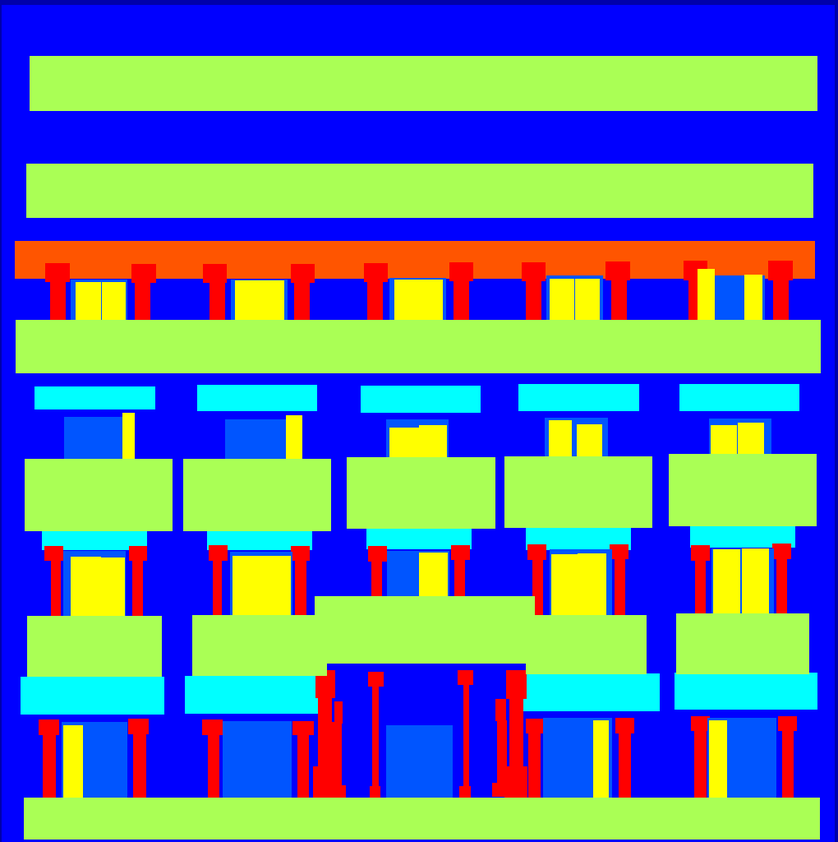
#> input picture masks/cmp_b0017.png, 838 x 842 px, shrunk from 1020 x 1024 before the run, found by its file name
$ jupyter execute --allow-errors analytics.ipynb
#> lines starting #> are read from the running program, lines starting #| are printed output that depends on the picture
### Image Data Preprocessing
[Keras documentation](https://keras.io/api/preprocessing/image/)

[cell 1]
import warnings

import cv2
import matplotlib.pyplot as plt
import pandas as pd
import numpy as np
import seaborn as sns
import os

warnings.simplefilter("ignore", category=RuntimeWarning)
pd.options.mode.chained_assignment = None;

## Exploratory Data Analysis и подсчет окон и колонн в предложенном датасете

[cell 2]
# загружаем метки
labels = pd.read_csv("C:\\Users\\HOME\\PycharmProjects\\CV_BuildingAnalytics\\labels.csv")
#> (reads labels.csv from the repository)
labels.head(19)

[cell 3]
labels.shape

[cell 4]
labels[['window', 'pillar', 'facade']].describe().T

[cell 5]
labels[['window', 'pillar', 'facade']].hist(bins=100);
#> figure, not shown here; panel 1: tallest bar 484 high, from x = 0.99 to 1; panel 2: tallest bar 730 high, from x = 0.99 to 1; panel 3: tallest bar 446 high, from x = 0.99 to 1

[cell 6]
# Display information about the data types and number of non-null values in each column
print("Общая информация о данных и типах переменных:")
print(labels.info())

# Display basic statistical information about each column
print("Описательные статистики для данных")
print(labels.describe())

# Count the number of occurrences of each value in the 'facade' column
print("Количество значений в столбце 'фасад'")
print(labels['facade'].value_counts())

# Create a histogram of the values in the 'window' column
plt.hist(labels['window'])
plt.title('Частотная диаграмма меток окон')
plt.xlabel('Метки окон')
plt.ylabel('Частота')
plt.show()
#> figure, not shown here; tallest bar 484 high, from x = 0.9 to 1

# Create a scatter plot of the 'window' and 'door' columns
plt.scatter(x=labels['window'], y=labels['pillar'])
plt.title('Диаграмма рассеяния меток окон и дверей')
plt.xlabel('Метки окон')
plt.ylabel('Метки колонн')
plt.show()

# Create a heatmap of the correlations between columns
plt.figure(figsize=(10,8))  # set the figure size to 10 x 8 inches
#> (the rest of this cell did not finish here and is left out)

### *Выводы:* Видим, что данные закодированы бинарно, всего 11 признаков и 756 картинок в датасете. Проверка на мультиколлеарность показала, что высоко коррелирующих признаков нет, что является хорошим знаком для дальнейшего обучения модели.

Посмотрим, как выглядят картинки в разных форматах.

The XMLSyntaxError: Extra content at the end of the document error occurs when there is extra content after the end of the XML document, as indicated by the line and column numbers in the error message.

To fix this error, you need to remove the extra content from the XML file. This extra content could be anything that comes after the closing </cmp_root> tag, such as whitespace, comments, or other data.

Here is an example of what the end of a well-formed XML file should look like:
```
</cmp_root>
```

[cell 7]
# png
cv2.imread("C:\\Users\\HOME\\PycharmProjects\\CV_BuildingAnalytics\\train\\cmp_b0017.png")

[cell 8]
# jpg
cv2.imread("C:\\Users\\HOME\PycharmProjects\\CV_BuildingAnalytics\\train\\cmp_b0017.jpg")
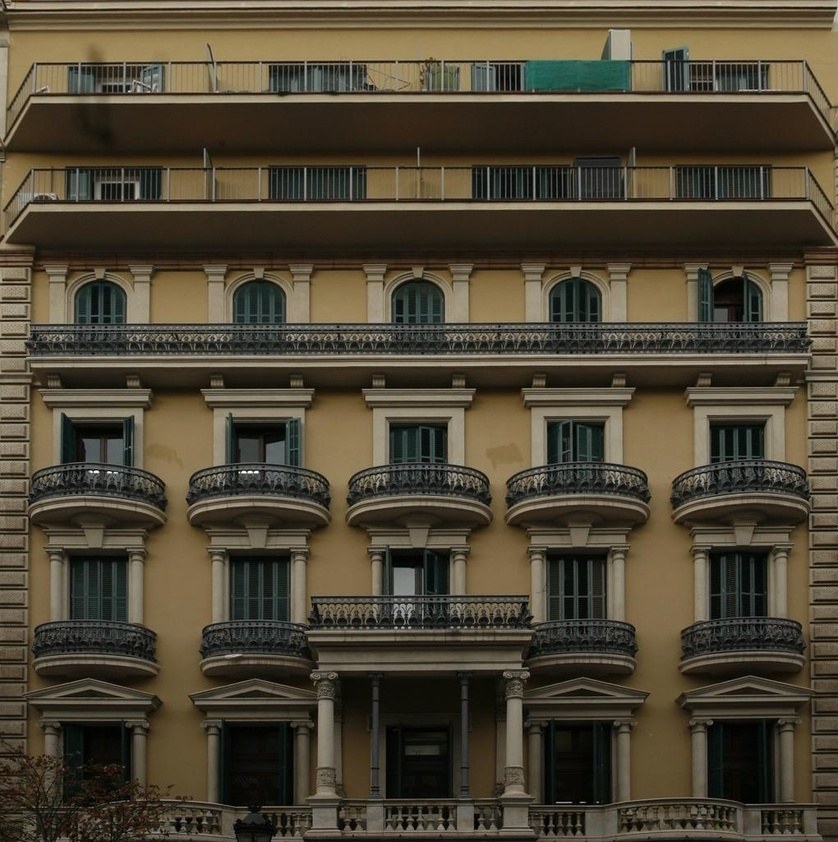
#> input picture valid/cmp_b0017.jpg, 838 x 842 px, shrunk from 1020 x 1024 before the run, found by its file name

[cell 9]
img = cv2.imread("C:\\Users\\HOME\PycharmProjects\\CV_BuildingAnalytics\\train\\cmp_b0017.jpg")
#> img is the input picture: shape (842, 838, 3); mean B, G, R 53, 70.1, 78.1

# Convert the image from BGR to RGB format
img = cv2.cvtColor(img, cv2.COLOR_BGR2RGB)

# Display the image
plt.imshow(img)
plt.axis('off')
plt.show()

Построим изображение вызовом функции plt.imshow() (от англ. image show, «показать изображение»).

[cell 10]
array = np.array(img)
plt.imshow(array);

Изучим функцию imshow() и добавим аргумент, который сделает цветовую гамму чёрно-белой. Затем добавим к изображению шкалу цвета вызовом функции colorbar() (англ. «цветовая шкала»):

[cell 11]
plt.imshow(array, cmap='gray')
plt.colorbar();

Убедимся, что перед нами цветное изображение и что каналы хранятся в третьей координате. Для этого выведим размер массива, полученного из картинки.

[cell 12]
array.shape
#> Out = (842, 838, 3)

Изобразим на экране канал только с красным цветом.

[cell 13]
# extract a RED channel only
red_channel = array[:,:,0]
plt.imshow(red_channel)
plt.colorbar();

[cell 14]
img1 = cv2.imread("C:\\Users\\HOME\PycharmProjects\\CV_BuildingAnalytics\\train\\cmp_b0019.jpg")
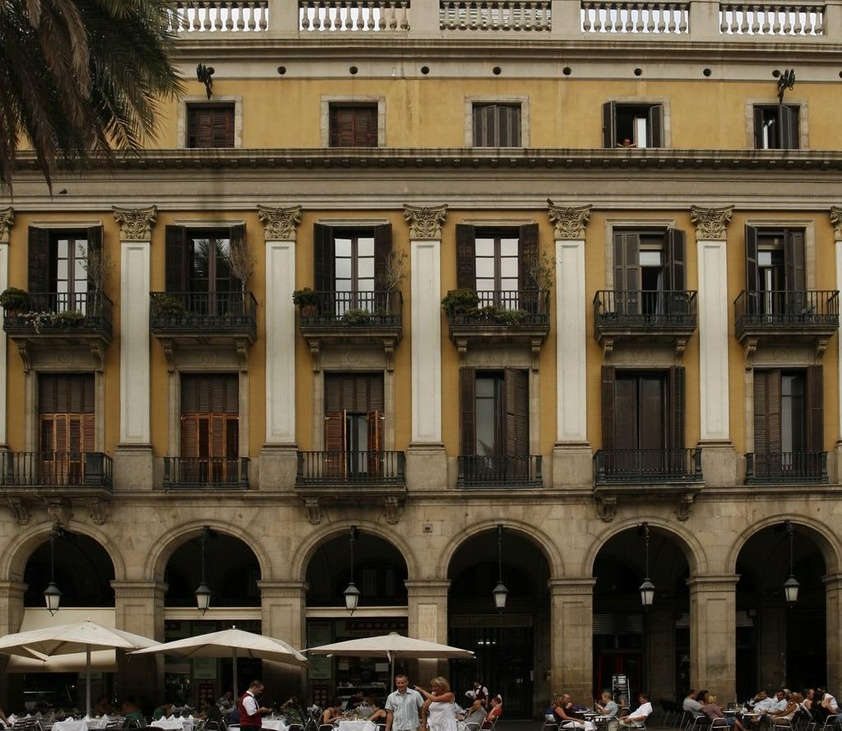
#> input picture train/cmp_b0019.jpg, 842 x 731 px, shrunk from 1024 x 889 before the run, found by its file name
#> img1 is the input picture: shape (731, 842, 3); mean B, G, R 57.6, 77.1, 88.6

# Convert the image from BGR to RGB format
img1 = cv2.cvtColor(img1, cv2.COLOR_BGR2RGB)

# Display the image
plt.imshow(img1)
plt.axis('off')
plt.show()

[cell 15]
array1 = np.array(img1)
plt.imshow(array1);

[cell 16]
plt.imshow(array1, cmap='gray')
plt.colorbar();

[cell 17]
array1.shape
#> Out = (731, 842, 3)

[cell 18]
# Extract the green channel
green_channel = array1[:, :, 1]
plt.imshow(green_channel)
plt.colorbar();

[cell 19]
# Extract the blue channel
blue_channel = array1[:, :, 2]
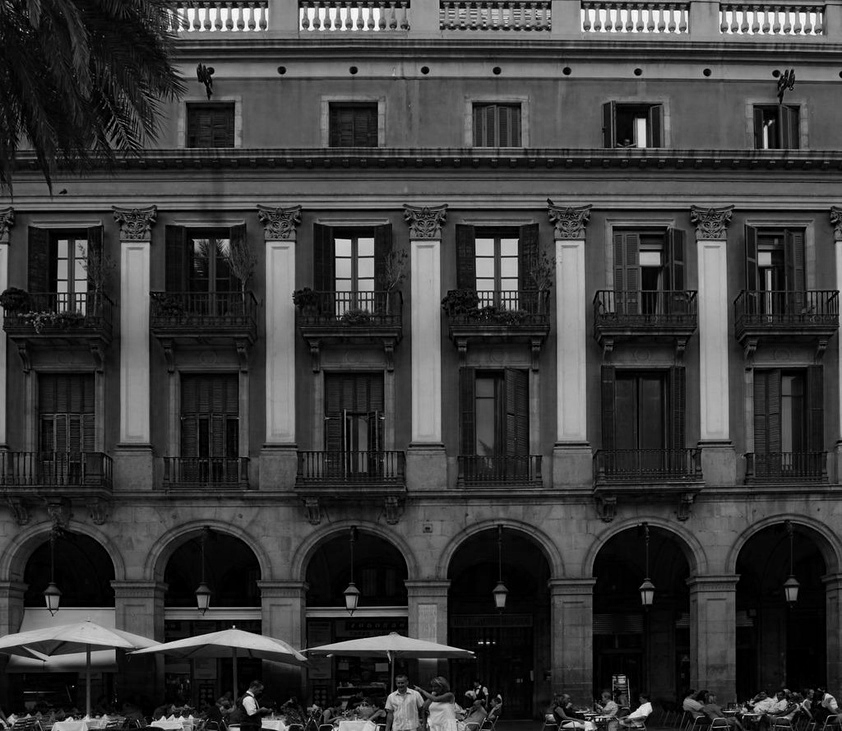
#> blue_channel: shape (731, 842); min 0, max 255, mean 57.6
plt.imshow(blue_channel)
plt.colorbar();
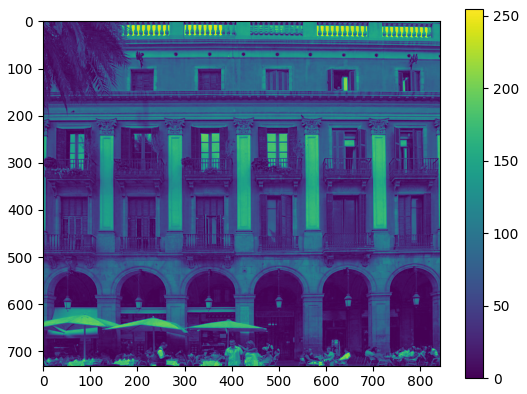
#> figure drawn by matplotlib, 2 panels

[cell 20]
# extract a RED channel only
red_channel = array1[:,:,0]
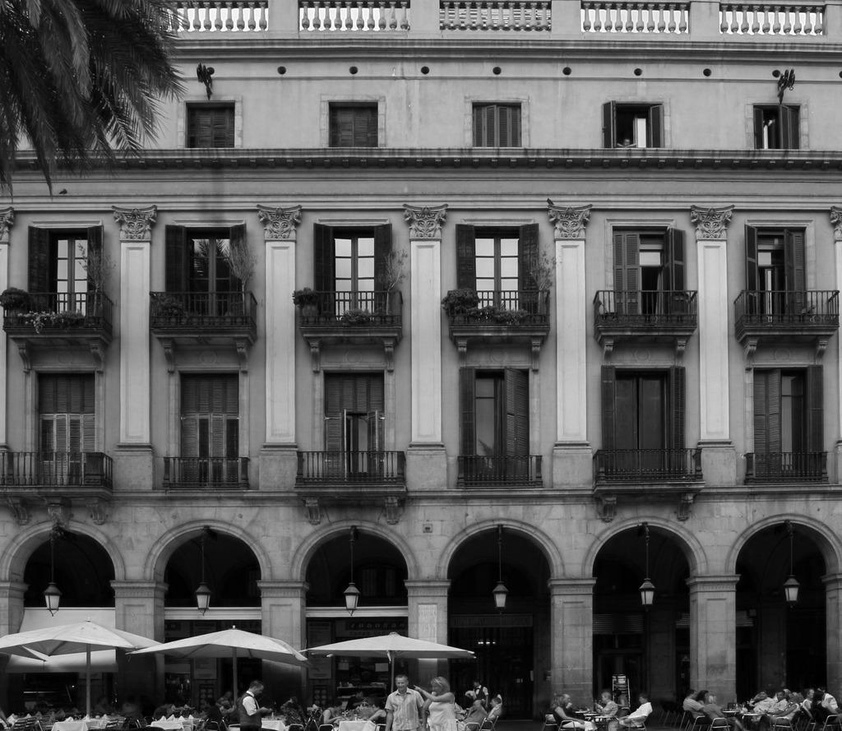
#> red_channel: shape (731, 842); min 0, max 255, mean 88.6
plt.imshow(red_channel)
plt.colorbar();
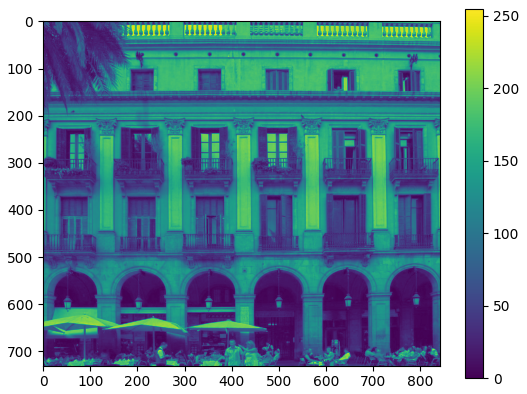
#> figure drawn by matplotlib, 2 panels

[cell 21]
try:
    # Filter the dataframe to include only rows corresponding to the cmp_b0374 image
    img_labels = labels.loc[labels['filename'] == 'cmp_b0374.jpg']

    # Extract the filename and file extension from the relevant columns
    filename = img_labels['filename'].iloc[0]  # get the filename from the 'filename' column
    file_extension = os.path.splitext(img_labels['filename'].iloc[0])[1]  # get the file extension from the 'filename' column

    # Print the filename and file extension
    print("Filename:", filename)
    print("File extension:", file_extension)

except IndexError:
    print("IndexError: Index out of range. Check that there are at least 2 rows with filename 'cmp_b0374'.")

[cell 22]
# отфильтруем картинку cmp_b0374
try:
    # Filter the dataframe to include only rows corresponding to the cmp_b0374 image
    img_labels = labels.loc[labels['filename'] == 'cmp_b0374.png']

    # Extract the filename and file extension from the relevant columns
    filename = img_labels['filename'].iloc[0]  # get the filename from the 'filename' column
    file_extension = os.path.splitext(img_labels['filename'].iloc[0])[1]  # get the file extension from the 'filename' column

    # Print the filename and file extension
    print("Filename:", filename)
    print("File extension:", file_extension)

except IndexError:
    print("IndexError: Index out of range. Check that there are at least 2 rows with filename 'cmp_b0374'.")

[cell 23]
# Split the image into its RGB channels
blue_channel, green_channel, red_channel = cv2.split(img)
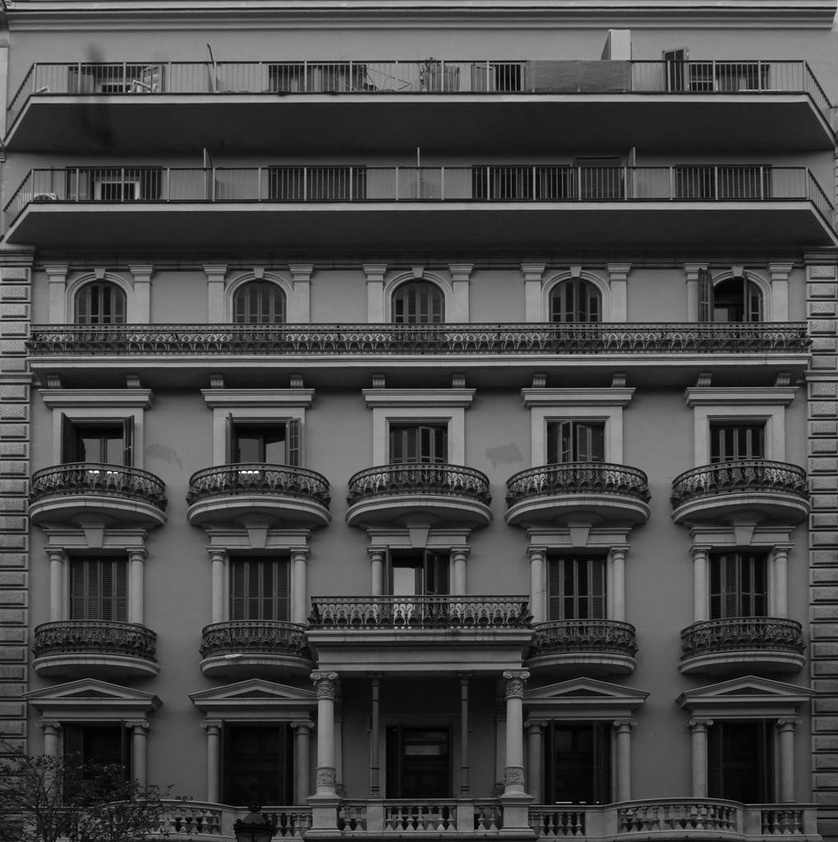
#> green_channel: shape (842, 838); min 0, max 255, mean 70.1
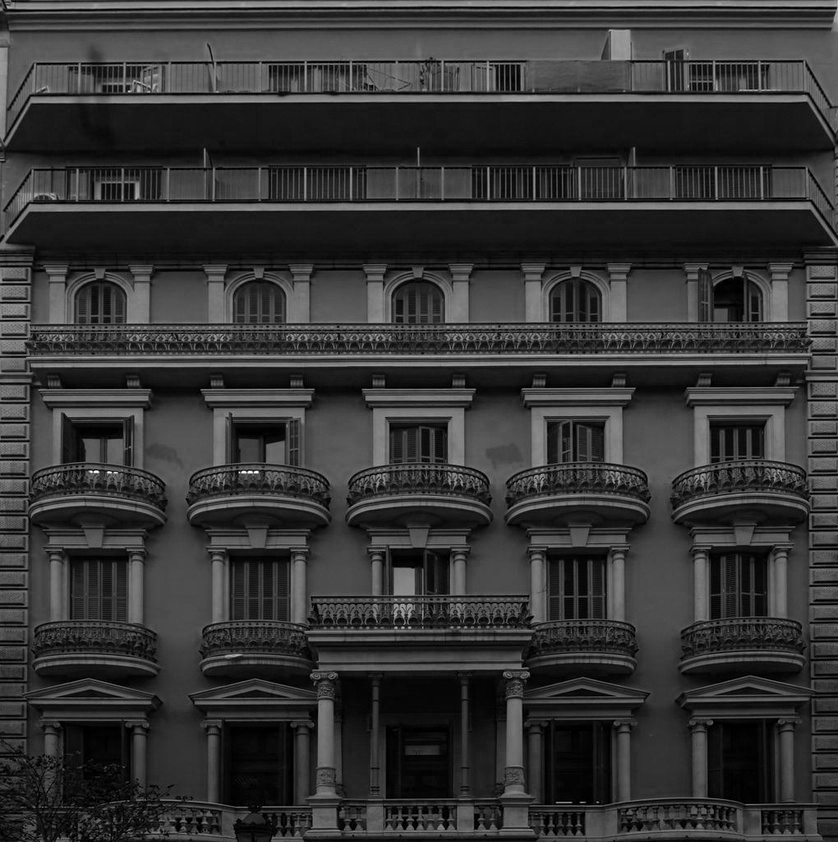
#> red_channel: shape (842, 838); min 0, max 253, mean 53

# [4 lines of commented-out code are left out]
